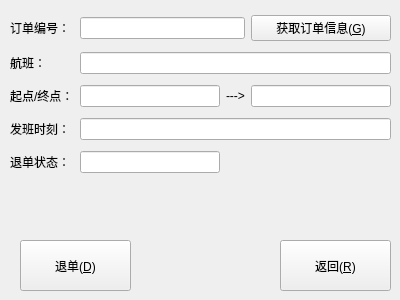
<?xml version="1.0" encoding="UTF-8"?>
<ui version="4.0">
 <class>airLifeWidget::orderDestroyerWidget</class>
 <widget class="QWidget" name="airLifeWidget::orderDestroyerWidget">
  <property name="geometry">
   <rect>
    <x>0</x>
    <y>0</y>
    <width>400</width>
    <height>300</height>
   </rect>
  </property>
  <property name="minimumSize">
   <size>
    <width>400</width>
    <height>300</height>
   </size>
  </property>
  <property name="windowTitle">
   <string>退单</string>
  </property>
  <property name="windowIcon">
   <iconset>
    <normaloff>:/Logo/airLifeLogo.ico</normaloff>:/Logo/airLifeLogo.ico</iconset>
  </property>
  <widget class="QPushButton" name="airLifeBackPushButton">
   <property name="geometry">
    <rect>
     <x>280</x>
     <y>240</y>
     <width>111</width>
     <height>51</height>
    </rect>
   </property>
   <property name="text">
    <string>返回(&amp;R)</string>
   </property>
  </widget>
  <widget class="QPushButton" name="airLifeChargebackPushButton">
   <property name="geometry">
    <rect>
     <x>20</x>
     <y>240</y>
     <width>111</width>
     <height>51</height>
    </rect>
   </property>
   <property name="text">
    <string>退单(&amp;D)</string>
   </property>
  </widget>
  <widget class="QWidget" name="gridLayoutWidget">
   <property name="geometry">
    <rect>
     <x>10</x>
     <y>10</y>
     <width>381</width>
     <height>171</height>
    </rect>
   </property>
   <layout class="QGridLayout" name="gridLayout">
    <item row="3" column="1" colspan="3">
     <widget class="QLineEdit" name="airLifeTimeLineEdit">
      <property name="readOnly">
       <bool>true</bool>
      </property>
     </widget>
    </item>
    <item row="1" column="1" colspan="3">
     <widget class="QLineEdit" name="airLifeFlightLineEdit">
      <property name="readOnly">
       <bool>true</bool>
      </property>
     </widget>
    </item>
    <item row="2" column="2">
     <widget class="QLabel" name="airLifeArrowLabel">
      <property name="text">
       <string>---&gt;</string>
      </property>
     </widget>
    </item>
    <item row="0" column="3">
     <widget class="QPushButton" name="pushButton">
      <property name="text">
       <string>获取订单信息(&amp;G)</string>
      </property>
     </widget>
    </item>
    <item row="2" column="3">
     <widget class="QLineEdit" name="airLifeELineEdit">
      <property name="readOnly">
       <bool>true</bool>
      </property>
     </widget>
    </item>
    <item row="0" column="1" colspan="2">
     <widget class="QLineEdit" name="airLifeOrderUUIDLineEdit"/>
    </item>
    <item row="3" column="0">
     <widget class="QLabel" name="airLifeSTimeELabel">
      <property name="text">
       <string>发班时刻：</string>
      </property>
     </widget>
    </item>
    <item row="1" column="0">
     <widget class="QLabel" name="airLifeFlightLabel">
      <property name="text">
       <string>航班：</string>
      </property>
      <property name="alignment">
       <set>Qt::AlignLeading|Qt::AlignLeft|Qt::AlignVCenter</set>
      </property>
     </widget>
    </item>
    <item row="2" column="1">
     <widget class="QLineEdit" name="airLifeSLineEdit">
      <property name="readOnly">
       <bool>true</bool>
      </property>
     </widget>
    </item>
    <item row="0" column="0">
     <widget class="QLabel" name="airLifeOrderUUIDLabel">
      <property name="text">
       <string>订单编号：</string>
      </property>
     </widget>
    </item>
    <item row="2" column="0">
     <widget class="QLabel" name="airLifeSELabel">
      <property name="text">
       <string>起点/终点：</string>
      </property>
     </widget>
    </item>
    <item row="4" column="0">
     <widget class="QLabel" name="airLifeChargebackStatusLabel">
      <property name="text">
       <string>退单状态：</string>
      </property>
     </widget>
    </item>
    <item row="4" column="1">
     <widget class="QLineEdit" name="airLifeChargebackStatusLineEdit">
      <property name="text">
       <string/>
      </property>
      <property name="readOnly">
       <bool>true</bool>
      </property>
     </widget>
    </item>
   </layout>
  </widget>
 </widget>
 <resources>
  <include location="../../../resource/resource.qrc"/>
 </resources>
 <connections/>
</ui>
